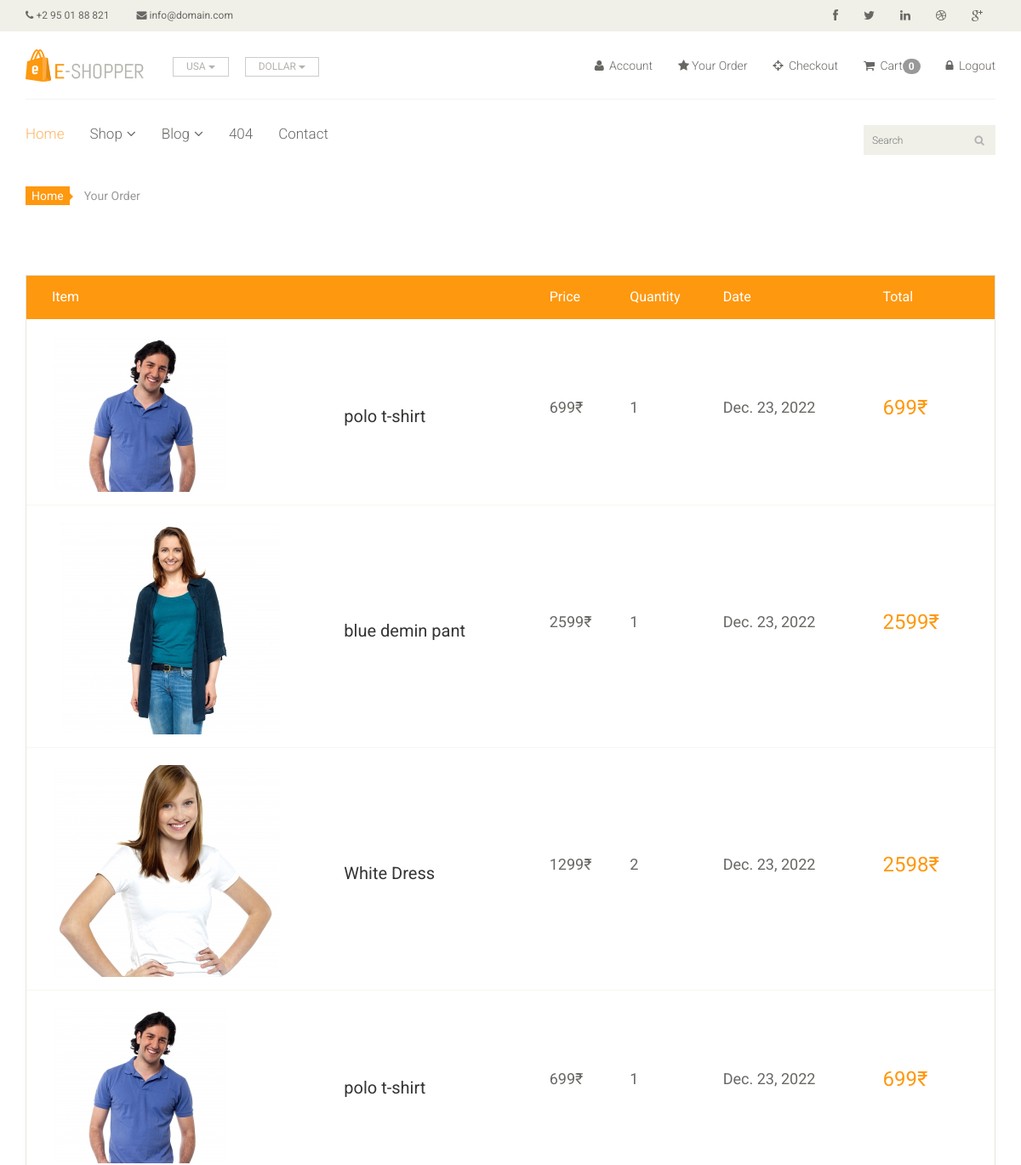
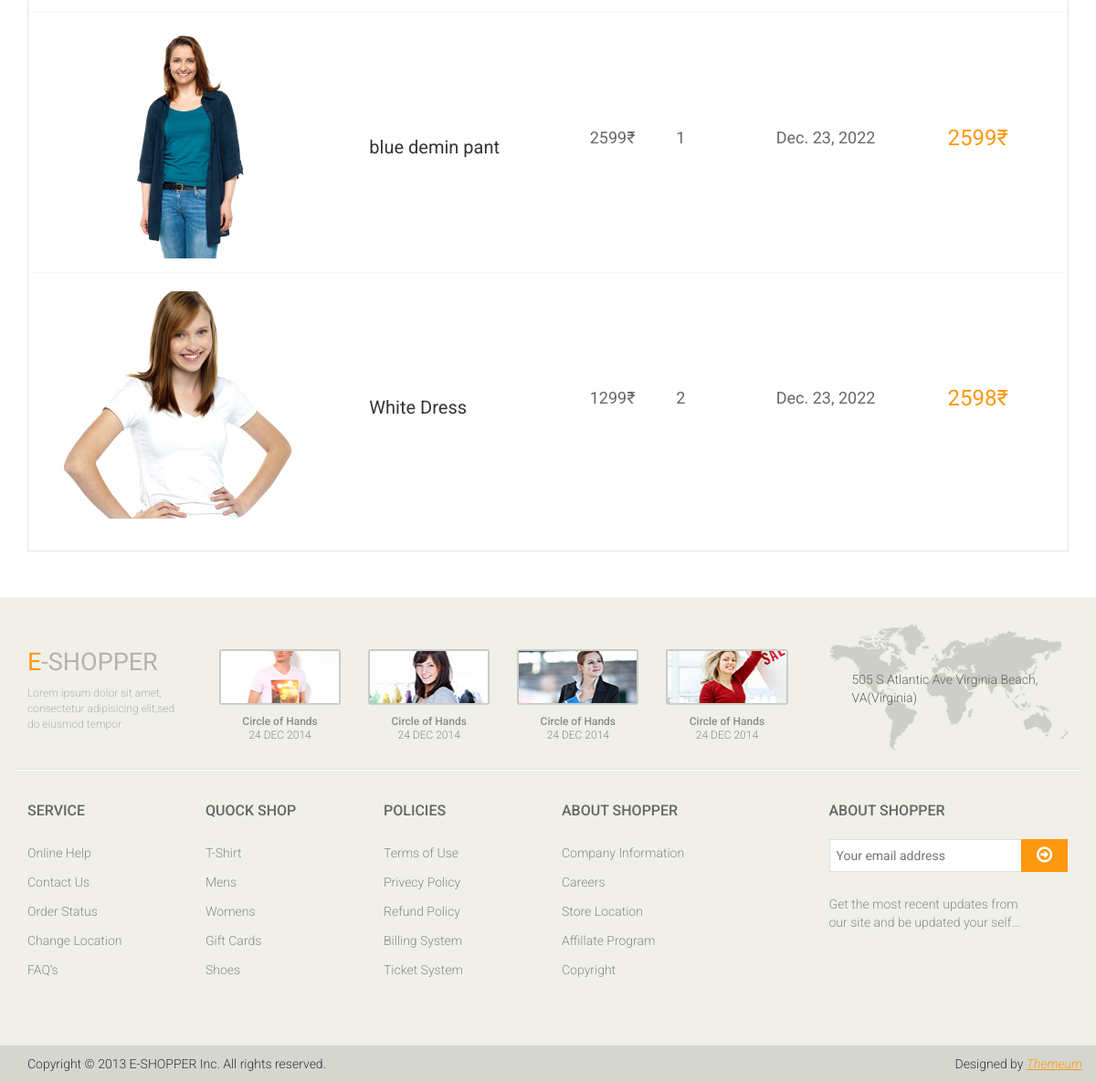
/order/ (signed in), run on the app's committed database (2 pictures, top to bottom).
### ecom/models.py (models this page shows)
class Order(models.Model):
    image = models.ImageField(upload_to='mycom/oimg')
    product = models.CharField(max_length=1000, default='')
    user = models.ForeignKey(User, on_delete=models.CASCADE)
    quantity = models.CharField(max_length=5)
    price = models.IntegerField()
    address = models.TextField()
    phone = models.CharField(max_length=10)
    pincode = models.CharField(max_length=10)
    total = models.CharField(max_length=1000, default='')
    date = models.DateField(default=datetime.datetime.today)

### ecom/views.py (the view)
# urls.py: path('order/', views.Your_Order,name='order'),
def Your_Order(request):
    uid = request.session.get('_auth_user_id')
    user = User.objects.get(pk = uid)
    order = Order.objects.filter(user = user)
    print(user, order)
    context = {
        'order':order,
    }
    return render(request,'order.html', context)

### ecom/templates/order.html
{% extends 'base.html' %}
{% load static %}
{% block content %}
<section id="cart_items">
    <div class="container">
        <div class="breadcrumbs">
            <ol class="breadcrumb">
                <li><a href="{% url 'home' %}">Home</a></li>
                <li class="active">Your Order</li>
            </ol>
        </div>
        <div class="table-responsive cart_info">
            <table class="table table-condensed">
                <thead>
                    <tr class="cart_menu">
                        <td class="image">Item</td>
                        <td class="description"></td>
                        <td class="price">Price</td>
                        <td class="quantity">Quantity</td>
                        <td class="date">Date</td>
                        <td class="total">Total</td>
                        <td></td>
                    </tr>
                </thead>
                <tbody>
                    {% for i in order %}
                        <tr>
                            <td class="cart_product">
                                <a href=""><img src="{{ i.image }}" alt=""></a>
                            </td>
                            <td class="cart_description">
                                <h4><a href="">{{ i.product }}</a></h4>
                            </td>
                            <td class="cart_price">
                                <p>{{ i.price }}₹</p>
                            </td>
                            <td class="cart_price">
                                <p>{{ i.quantity }}</p>
                            </td>
                            <td class="cart_price">
                                <p>{{ i.date }}</p>
                            </td>
                            <td class="cart_total">
                                <p class="cart_total_price">{{ i.total }}₹</p>
                            </td>
                        </tr>
                    {% endfor %}
                </tbody>
            </table>
        </div>
    </div>
</section>
{% endblock %}

### ecom/static/css/main.css (style rules this page uses)
body { font-family: 'Roboto', sans-serif; background:; position: relative; font-weight:400px; }
a { -webkit-transition: 300ms; -moz-transition: 300ms; -o-transition: 300ms; transition: 300ms; }
h1, h2, h3, h4, h5, h6 { font-family: 'Roboto', sans-serif; }
.breadcrumbs { position: relative; }
.breadcrumbs .breadcrumb { background:transparent; margin-bottom: 75px; padding-left: 0; }
.breadcrumbs .breadcrumb li a { background:#FE980F; color: #FFFFFF; padding: 3px 7px; }
.breadcrumbs .breadcrumb li a:after { content:""; height:auto; width: auto; border-width: 8px; border-style: solid; border-color:transparent transparent transparent #FE980F; position: absolute; top: 11px; left:48px; }
.breadcrumbs .breadcrumb > li + li:before { content: " "; }
#cart_items .cart_info { border: 1px solid #E6E4DF; margin-bottom: 50px }
#cart_items .cart_info .cart_menu { background: #FE980F; color: #fff; font-size: 16px; font-family: 'Roboto', sans-serif; font-weight: normal; }
#cart_items .cart_info .table.table-condensed thead tr { height: 51px; }
#cart_items .cart_info .table.table-condensed tr { border-bottom: 1px solid#F7F7F0 }
#cart_items .cart_info .table.table-condensed tr:last-child { border-bottom: 0 }
.cart_info table tr td { border-top: 0 none; vertical-align: inherit; }
#cart_items .cart_info .image { padding-left: 30px; }
#cart_items .cart_info .cart_description h4 { margin-bottom: 0 }
#cart_items .cart_info .cart_description h4 a { color: #363432; font-family: 'Roboto',sans-serif; font-size: 20px; font-weight: normal; }
#cart_items .cart_info .cart_price p { color:#696763; font-size: 18px }
#cart_items .cart_info .cart_total_price { color: #FE980F; font-size: 24px; }
.cart_product { display: block; margin: 15px -70px 10px 25px; }

### data on the page
Order: image (picture), product "polo t-shirt", price "699", quantity "1", date "Dec. 23, 2022", total "699"
Order: image (picture), product "blue demin pant", price "2599", quantity "1", date "Dec. 23, 2022", total "2599"
Order: image (picture), product "White Dress", price "1299", quantity "2", date "Dec. 23, 2022", total "2598"
Order: image (picture), product "polo t-shirt", price "699", quantity "1", date "Dec. 23, 2022", total "699"
Order: image (picture), product "blue demin pant", price "2599", quantity "1", date "Dec. 23, 2022", total "2599"
Order: image (picture), product "White Dress", price "1299", quantity "2", date "Dec. 23, 2022", total "2598"

### other printed values
{{ request.session.cart|length }} "0"
